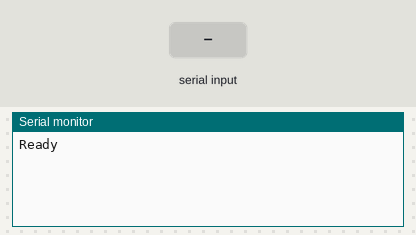
A sketch run on a simulated Arduino Leonardo, built with avr-gcc and run on an emulated ATmega32U4. Shown: the last lines printed to the serial monitor. The test bench sets the inputs (shaded band). USB keyboard and mouse output is not drawn.

Above: at 1.2 s.
1.3 s: "-\n" received over the second serial link
At 2.5 s:
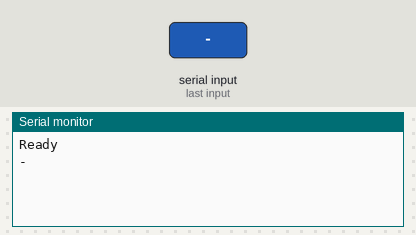
2.8 s: "ST\n" received over the second serial link
At 4.0 s:
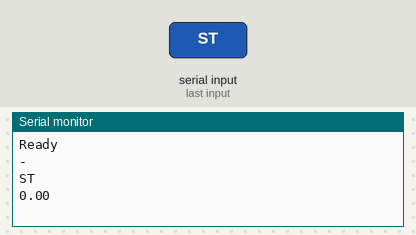
4.3 s: "QT\n" received over the second serial link
At 5.2 s:
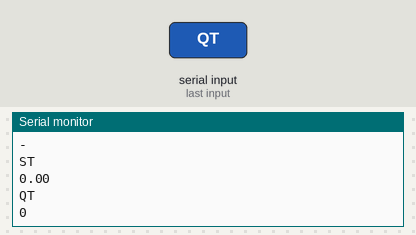
5.8 s: "US\n" received over the second serial link
At 6.4 s:
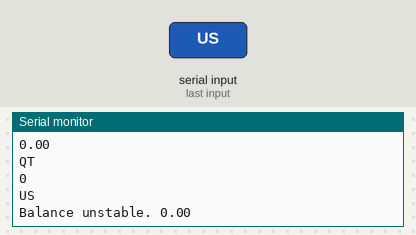
7.3 s: "OL\n" received over the second serial link
At 8.5 s:
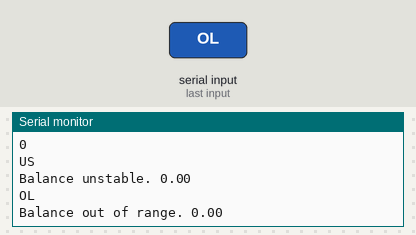
8.8 s: "90,45\n" received over the second serial link
At 9.8 s:
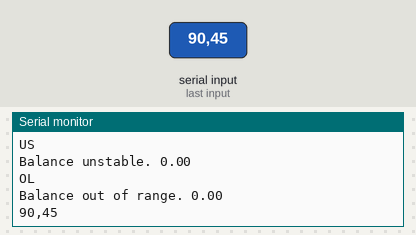

The sketch:

ek300i_arduino_keyboard.ino
```cpp
// (licence header left out)
#include "Keyboard.h"
#include <SoftwareSerial.h>
SoftwareSerial mySerial(10, 11); // RX, TX

float extractWeight(String message){

  String signString = message.substring(3,4); // 符号の抽出
  String dataString = message.substring(4,12); //数値だけを抽出
  float weight = dataString.toFloat(); // 浮動小数点へ変換

  if (signString == "-"){
    weight = weight * -1; // 符号の反転
  }

  return(weight);
}

void setup() {
  Serial.begin(115200); // ハードウェアシリアルを準備
  while (!Serial) {
    ; // シリアルポートの準備ができるのを待つ(Leonardoのみ必要)
  }
  Serial.println(F("Ready"));
  mySerial.begin(1200); // ソフトウェアシリアルの初期化
  Keyboard.begin(); // USB キーボードの初期化
}

void loop() {
  if (mySerial.available()){
    String receivedString = "";
    while(mySerial.available()){
      char c  = mySerial.read();
      receivedString += c;

      delay(10);
    }

    Serial.print(receivedString);

    if (receivedString.substring(0,2) == "ST") {
       // 正常な測定
        // // dataString = receivedString.substring(4,12); //数値だけを抽出
        // // float weight = dataString.toFloat(); // 浮動小数点へ変換
        // // Serial.println(weight);
      float weight = extractWeight(receivedString);
        //String weightString = String(weight, 2); // 小数点以下2桁の文字列へ変換
        //Keyboard.print(weightString);
      Serial.println(weight);
      Keyboard.print(weight);
      Keyboard.write('\n'); // 改行
    }
    else if (receivedString.substring(0,2) == "QT"){
      // 個数モード
      //dataString = receivedString.substring(4,12); //数値だけを抽出
      float pcs = extractWeight(receivedString);
      long pcsInt = (long)pcs; // 整数へ変換
      Serial.println(pcsInt);
      Keyboard.print(pcsInt);
      Keyboard.write('\n'); // 改行
    }
    else if (receivedString.substring(0,2) == "US"){
      // 不安定
      float weight = extractWeight(receivedString);
      Serial.print(F("Balance unstable. "));
      Serial.println(weight);
      Keyboard.print(weight);
      Keyboard.print("U");
      Keyboard.write('\n'); // 改行
    }
    else if (receivedString.substring(0,2) == "OL"){
      // 測定範囲外
      float weight = extractWeight(receivedString);
      Serial.print(F("Balance out of range. "));
      Serial.println(weight);
      Keyboard.print(weight);
      Keyboard.print(F("OL"));
      Keyboard.write('\n'); // 改行
      // 実際には液晶にE表示だとデータは送信されない
    }

  }
}
```

Measured:
- after the input at 1.3 s, the serial monitor: prints a new line at once (image 1)
- after the input at 2.8 s, the serial monitor: prints a new line at once (image 2)
- after the input at 4.3 s, the serial monitor: prints a new line at once (image 3)
- after the input at 5.8 s, the serial monitor: prints a new line at once (image 4)
- after the input at 7.3 s, the serial monitor: prints a new line at once (image 5)
- after the input at 8.8 s, the serial monitor: prints a new line after 0.06 s (image 6)
